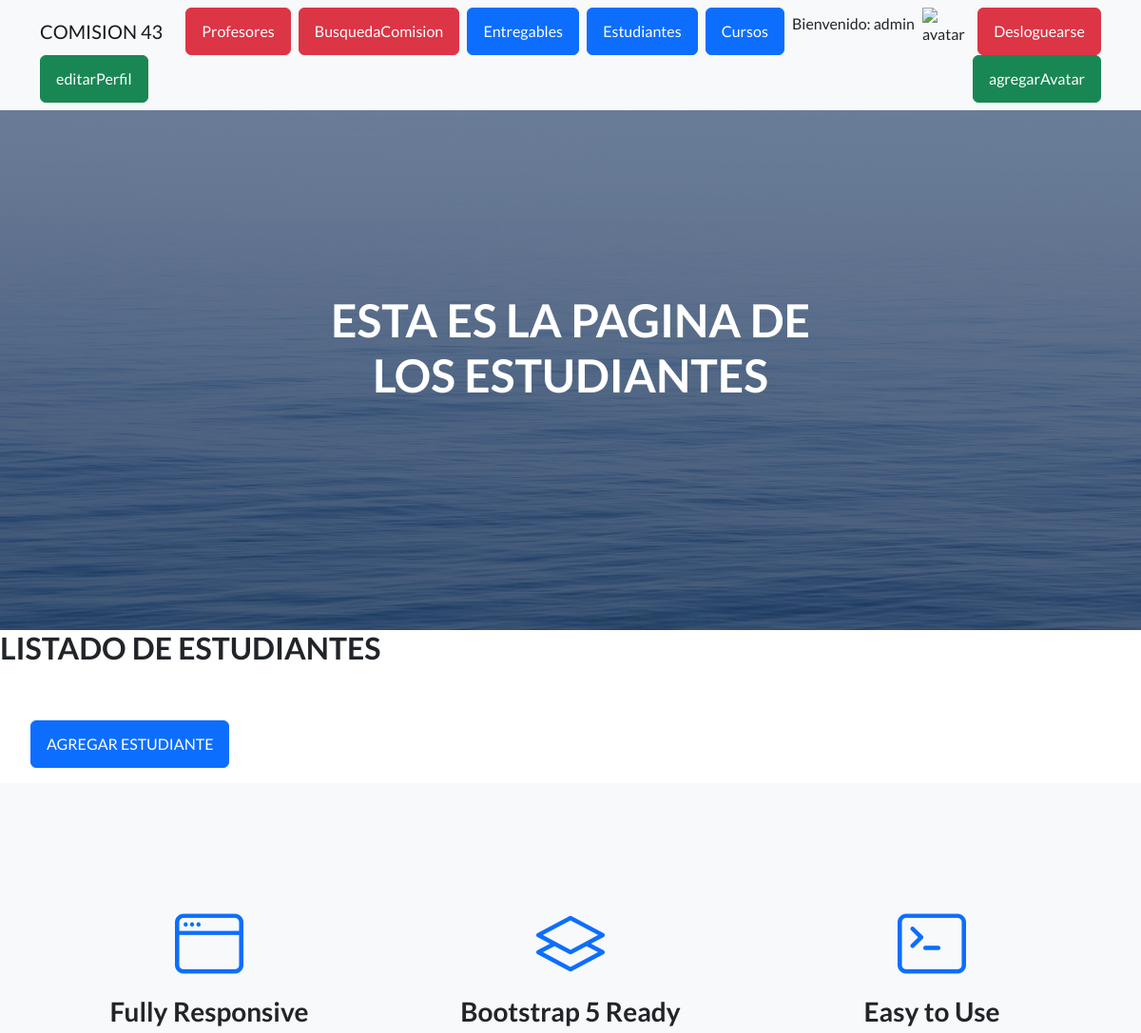
Page /APPCoder/estudiante/list/ (signed in, upper part) on the earlier database version.
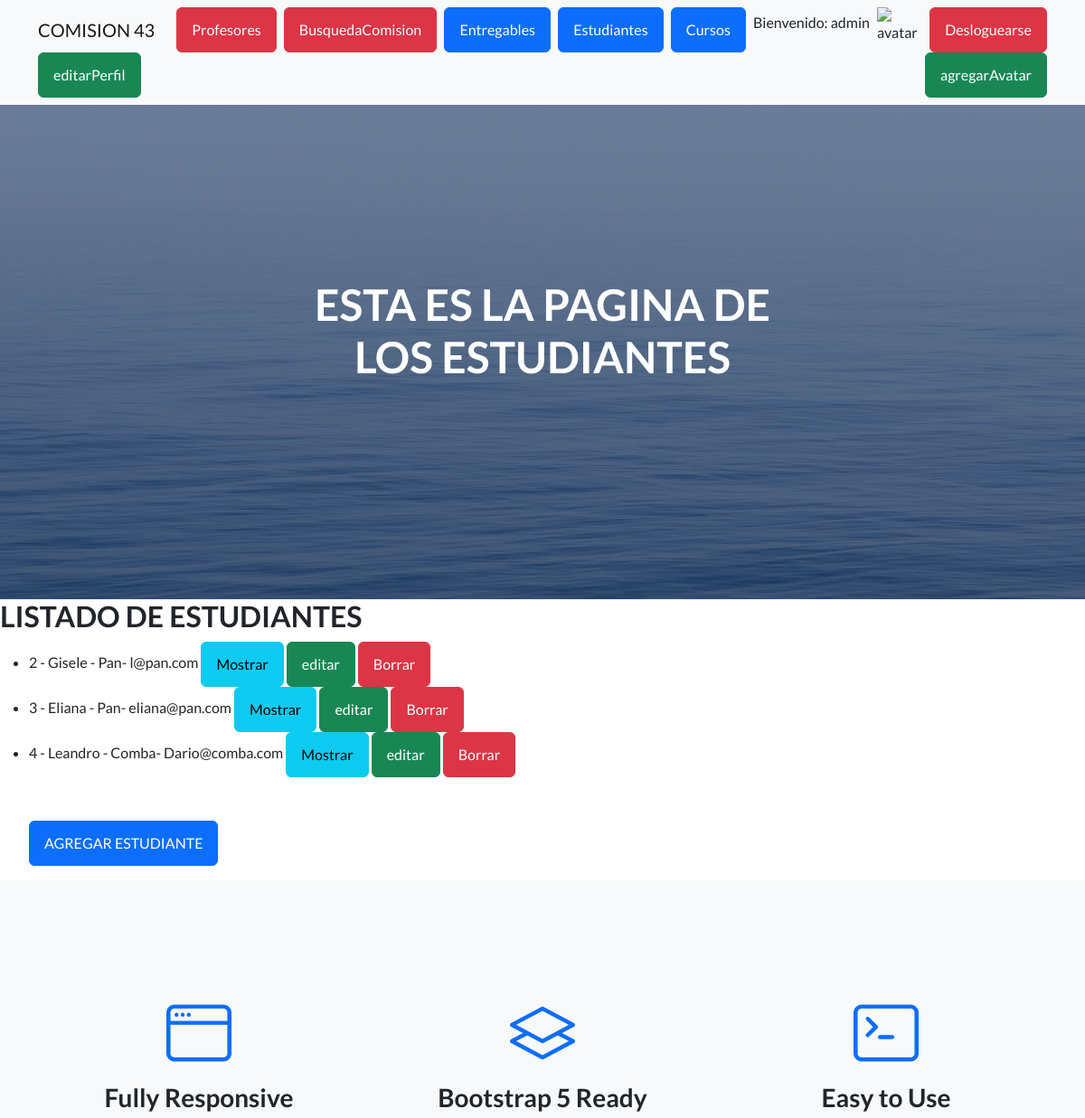
Same page on the later database version.
### APPCoder/models.py (models this page shows)
class Estudiante(models.Model):
    nombre=models.CharField(max_length=30)
    apellido=models.CharField(max_length=30)
    email=models.EmailField()
    def __str__(self):
        return f"{self.id} - {self.nombre} - {self.apellido}- {self.email}"

### APPCoder/views.py (the view)
# urls.py: path("estudiante/list/", EstudianteList.as_view(), name="EstudianteList"),
class EstudianteList(LoginRequiredMixin,ListView):
    model= Estudiante
    template_name="estudiantes.html"

### APPCoder/templates/estudiantes.html
{% extends "padre.html" %}
{% load static %}
{% block titulo %} ESTA ES LA PAGINA DE LOS ESTUDIANTES {% endblock %}
{% block contenido_que_cambia %}
<h2>LISTADO DE ESTUDIANTES </h2>
    <ul>
        {% for estudiante in object_list %}
        <li>
            {{ estudiante }}
            <a class="btn btn-info" href="{% url 'estudiante_detalle' estudiante.id %}">Mostrar</a>
            <a class="btn btn-success" href="{% url 'estudiante_editar' estudiante.id %}">editar</a>
            <a class="btn btn-danger" href="{% url 'estudiante_borrar' estudiante.id %}">Borrar</a>
        </li>
        {% endfor %}
        <br>
        <br>
        <a class="btn btn-primary" href="{% url 'EstudianteCrear' %}">AGREGAR ESTUDIANTE</a>
    </ul>
{% endblock %}

Differences in the rows shown:
added Estudiante: id+nombre+apellido "2 - Gisele - Pan- l@pan.com"
added Estudiante: id+nombre+apellido "3 - Eliana - Pan- eliana@pan.com"
added Estudiante: id+nombre+apellido "4 - Leandro - Comba- Dario@comba.com"
